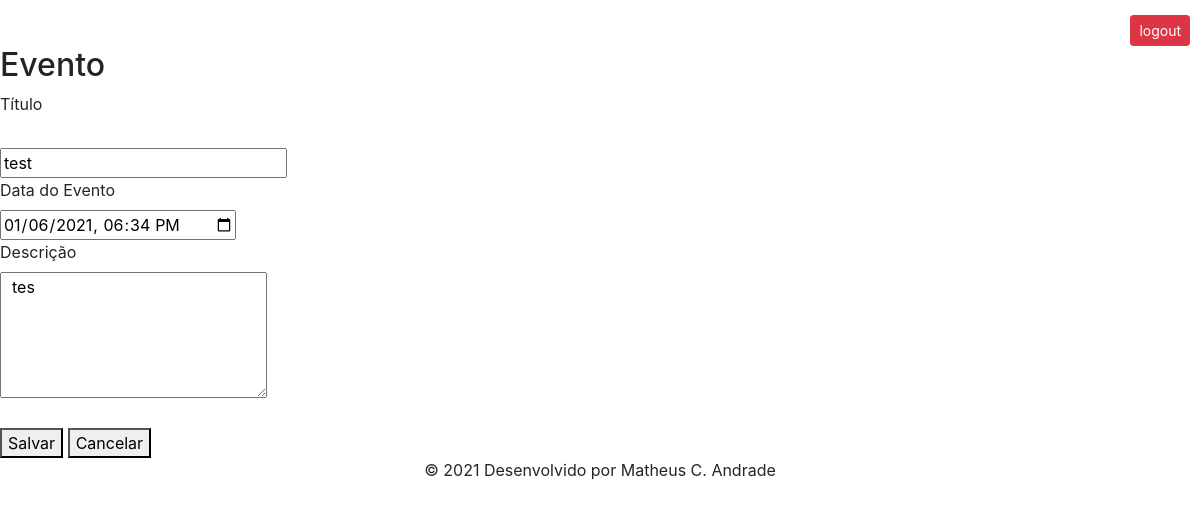
The page /agenda/evento/?id=5 (signed in) on the database its author committed.
### core/models.py (models this page shows, shortened)
class Evento(models.Model):
    titulo = models.CharField(max_length=100)
    descricao = models.TextField(blank=True, null=True) #pode ficar em branco e ser nulo
    data_evento = models.DateTimeField(verbose_name='Data do Evento') #configura a label
    data_criacao = models.DateTimeField(auto_now=True) #inseri automaticamente
    usuario = models.ForeignKey(User, on_delete=models.CASCADE) #cascade: se o usuário for escluido da app, tudo dele tbm será
    class Meta:
        db_table = 'evento' #exige q o nome da tabela será evento)
    def get_data_input_evento(self):
        return self.data_evento.strftime('%Y-%m-%dT%H:%M') #padrão de string para reconhecimento do tipo datetime-local em eventos.html

### core/views.py (the view)
# urls.py: path('agenda/evento/', views.evento),
@login_required(login_url='/login/')
def evento(request):
    id_evento = request.GET.get('id')
    dados = {}
    if id_evento:
        dados['evento'] = Evento.objects.get(id=id_evento)
        try:
            dados['evento'] = Evento.objects.get(id=id_evento)
        except Exception:
            raise Http404()
    return render(request, 'evento.html', dados)

### templates/evento.html
{% extends "model-page.html" %}
{% block content %}
<h2>Evento</h2>
<form action="submit" method="POST"> {% csrf_token %}
    <label>Título</label> <br>
    <input type="number" name="id_evento" value="{{ evento.id }}" hidden> <br>
    <input type="text" name="titulo" size="23" value="{{ evento.titulo }}"> <br>
    <label>Data do Evento</label> <br>
    <input type="datetime-local" name="data_evento" value="{{ evento.get_data_input_evento }}" > <br>
    <label>Descrição</label> <br>
    <textarea name="descricao" rows="5" cols="24"> {{ evento.descricao }}</textarea> <br><br>
    <button type="submit">Salvar</button>
    <a href="/">
            <button type="button">Cancelar</button>
    </a>
</form>
{% endblock %}

### rows shown on the page
Evento: titulo "test", data_evento "01/06/2021 18:34", descricao "tes"
